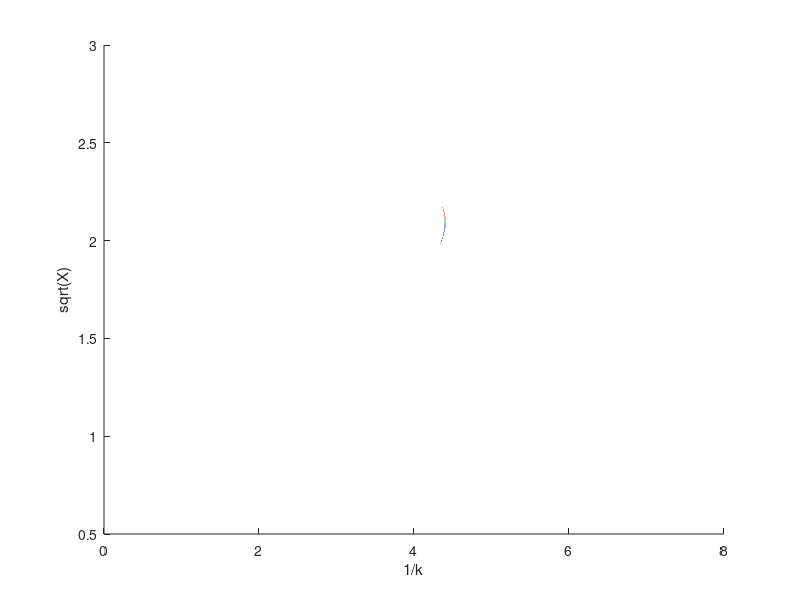

Write MATLAB code to recreate this figure. (Note: this script raises an error after producing the figure.)
%% Fung Ch6 Rewrite
clc, clear;


% page 219 parameters
% mu = 76;
% a_h = -0.15;
% x_alpha = 0.25;
% r_alpha = sqrt(0.388);
% b = 5 / 12; % ft
% freq_alpha = 64.1; % rad/s
% freq_h = 55.9; % rad/s
% g_alpha = 0;
% g_h = 0;

% doppler's fin
% a_h =  0.0;
% b = 2.25/12;
% x_alpha = 0.0;
% r_alpha = 0.57785;
% freq_alpha = 2866.77844;
% freq_h = 1853.69007;
% mu = 110.28942;
% g_alpha = 0.005;
% g_h = 0.005;

% Cippola N5800 Parameters - This is one of the examples shipped with
%FinSim
% a_h = 0.0;
% b = 3.5625 / 12; % ft
% x_alpha = 0.316;
% r_alpha = 0.57757;
% freq_alpha = 2593.373; % rad/s
% freq_h = 2458.08525; % rad/s
% mu = 77.11441;
% g_alpha = 0.00;
% g_h = 0.00;

% weisshaar page 424 example
a_h = -0.2;
b = 3;
x_alpha = 0.1;
r_alpha = 0.5;
freq_h = 10;
freq_alpha = 25;
mu = 20;
g_alpha = 0;
g_h = 0;

%%
i = sqrt(-1);
invkstepsize = 0.00001;
invkrange = [invkstepsize,8];
n = uint32(((invkrange(2) - invkrange(1)) / invkstepsize) + 1);
invk_set = linspace(invkrange(1),invkrange(2),n);
k_set = 1 ./ invk_set;


k = k_set;
k_inv = invk_set;

Ch_k = besselh(1,2,k) ./ (besselh(1,2,k) + (i * besselh(0,2,k))); % Theodorsen Function; Less lines to compute than using the other bessel functions
F = real(Ch_k);
G = imag(Ch_k);

A_R = -(mu + 1) - (2 .* G ./ k);
A_I = 2 .* F ./ k;
B_R = -((mu .* x_alpha) - a_h) + (2 .* F ./ k.^2) - ((0.5 - a_h) .* 2 .* G ./ k);
B_I = (1 ./ k) .* (1 + (2 .* G ./ k) + ((0.5 - a_h) .* 2 .* F));
D_R = -((mu .* x_alpha) - a_h) + ((0.5 + a_h) .* 2 .* G ./ k);
D_I = -(0.5 + a_h) .* 2 .* F ./ k;
E_R = -((mu .* r_alpha.^2) + a_h.^2 + 0.125) + ((0.25 - a_h.^2) .* 2 .* G ./ k) - ((0.5 + a_h) .* 2 .* F ./ k.^2);
E_I = (1 ./ k) .* ((0.5 - a_h) - ((0.5 + a_h) * 2 .* G ./ k) - ((0.25 - a_h.^2) * 2 .* F));

delta_R_A = (1 - (g_h * g_alpha)) * mu^2 * r_alpha.^2 * freq_h.^2 / freq_alpha.^2;
delta_R_B = (mu * freq_h.^2 / freq_alpha.^2 .* (E_R - (g_h .* E_I))) + (mu * r_alpha.^2 .* (A_R - (g_alpha .* A_I)));
delta_R_C = (A_R .* E_R) - (B_R .* D_R) - (A_I .* E_I) + (B_I .* D_I);

delta_I_A = (g_h + g_alpha) * mu^2 * r_alpha^2 * freq_h.^2 / freq_alpha^2;
delta_I_B = (mu .* freq_h.^2 ./ freq_alpha.^2 .* ((g_h .* E_R) + E_I)) + (mu .* r_alpha.^2 .* (A_I + (g_alpha .* A_R)));
delta_I_C = (A_I .* E_R) - (B_R .* D_I) + (A_R .* E_I) - (B_I .* D_R);

X_R1 = (-delta_R_B - sqrt(delta_R_B.^2 - (4 .* delta_R_A .* delta_R_C))) ./ (2 .* delta_R_A);
X_R2 = (-delta_R_B + sqrt(delta_R_B.^2 - (4 .* delta_R_A .* delta_R_C))) ./ (2 .* delta_R_A);

if(~delta_I_A == 0)
    X_I1 = (-delta_I_B - sqrt(delta_I_B.^2 - (4 .* delta_I_A .* delta_I_C))) ./ (2 .* delta_I_A);
    X_I2 = (-delta_I_B + sqrt(delta_I_B.^2 - (4 .* delta_I_A .* delta_I_C))) ./ (2 .* delta_I_A);
else
    X_I1 = -delta_I_C ./ delta_I_B;
    X_I2 = -delta_I_C ./ delta_I_B;
end

iscomplex = (imag(X_R1) ~= 0);
X_R1(iscomplex) = NaN;
iscomplex = (imag(X_R2) ~= 0);
X_R2(iscomplex) = NaN;

rt_X_R1 = sqrt(X_R1);
rt_X_R2 = sqrt(X_R2);
rt_X_I1 = sqrt(X_I1);
rt_X_I2 = sqrt(X_I2);

solutionmatrix = [k; k_inv; X_R1; X_R2; X_I1; rt_X_R1; rt_X_R2; rt_X_I1; rt_X_I2];

XRatio1 = abs(1 - abs(solutionmatrix(6,:) ./ solutionmatrix(8,:)));
XRatio2 = abs(1 - abs(solutionmatrix(7,:) ./ solutionmatrix(8,:)));




fig = figure();
hold on;
invk = solutionmatrix(2,:);
rt_X = solutionmatrix(6:8,:);
plot(invk,rt_X)
xlabel("1/k");
ylabel("sqrt(X)");
%axis([-inf inf 0.6 1.3])

[~,idx1] = find(XRatio1 == min(XRatio1,[],"omitnan"));
[~,idx2] = find(XRatio2 == min(XRatio2,[],"omitnan"));
r1 = XRatio1(:,idx1);
r2 = XRatio2(:,idx2);
if(r1 < r2)
    flutterPoint = solutionmatrix(:,idx1);
    flutter_rtX = flutterPoint(6);
    Uf = freq_alpha * b * flutterPoint(2) / flutterPoint(6);
    flutterFreq = freq_alpha / flutterPoint(6) / (2 * pi());
else
    flutterPoint = solutionmatrix(:,idx2);
    flutter_rtX = flutterPoint(7);
    Uf = freq_alpha * b * flutterPoint(2) / flutterPoint(7);
    flutterFreq = freq_alpha / flutterPoint(7) / (2 * pi());
end
inv_kf = flutterPoint(2);
kf = flutterPoint(1);
plot(inv_kf,flutter_rtX,"o",MarkerSize=12)

fprintf("Uf = %g ft/s\nFcr = %g Hz\nkf = %g\nsqrt(Xf) = %g\n1/kf = %g\n",Uf,flutterFreq,kf,flutter_rtX,inv_kf)
